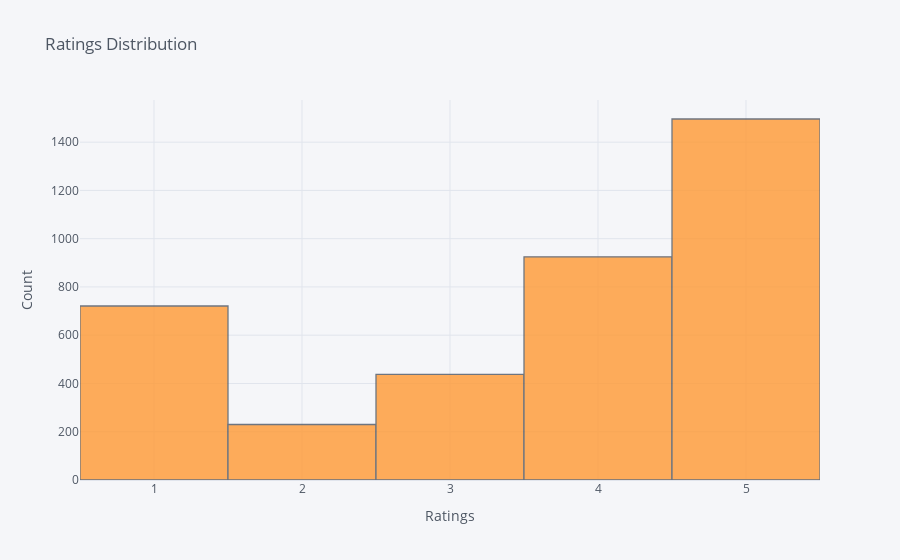

The code cell stored with this chart in its notebook:
### Code cell
df1["rating"].iplot(kind="hist",xTitle="Ratings",yTitle="Count",title="Ratings Distribution")

### Figure 1 — Plotly figure (JSON) as saved in the notebook; plotly's stock layout.template omitted (floating-point values rounded to 4 significant figures; data arrays with more than 128 entries replaced by an {"elided": "..."} marker saying what was removed)
{"data": [{"histfunc": "count", "histnorm": "", "marker": {"color": "rgba(255, 153, 51, 1.0)", "line": {"color": "#4D5663", "width": 1.3}}, "name": "rating", "opacity": 0.8, "orientation": "v", "type": "histogram", "x": {"elided": "3810 int values"}}], "layout": {"barmode": "overlay", "legend": {"bgcolor": "#F5F6F9", "font": {"color": "#4D5663"}}, "paper_bgcolor": "#F5F6F9", "plot_bgcolor": "#F5F6F9", "title": {"font": {"color": "#4D5663"}, "text": "Ratings Distribution"}, "xaxis": {"gridcolor": "#E1E5ED", "showgrid": true, "tickfont": {"color": "#4D5663"}, "title": {"font": {"color": "#4D5663"}, "text": "Ratings"}, "zerolinecolor": "#E1E5ED"}, "yaxis": {"gridcolor": "#E1E5ED", "showgrid": true, "tickfont": {"color": "#4D5663"}, "title": {"font": {"color": "#4D5663"}, "text": "Count"}, "zerolinecolor": "#E1E5ED"}}}
